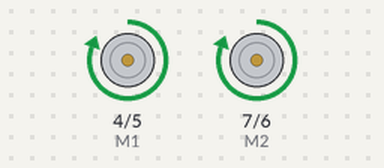
Recording of a sketch running on a simulated Arduino Uno, built with avr-gcc and run on an emulated ATmega328P. Shown: direction and speed pins drawn as motors (green arrow = direction pin HIGH = forward, orange = LOW = backward, longer = more drive).

Above: at 0.5 s.
At 2.7 s:
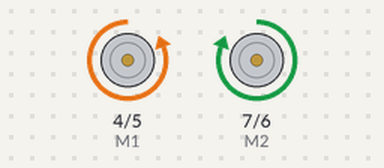
At 5.8 s:
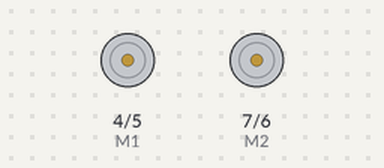
At 8.9 s:
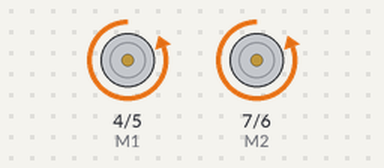
Timing chart, 0 to 9.5 s (numbered marks = the images above):
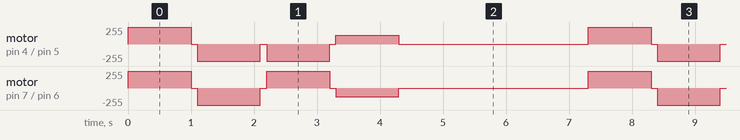

Measured:
- by itself, motor on pin 4 (M1) / pin 5 (E1): repeats every 7.3 s: 2 × (stopped 0.10 s, backward 255/255 1.0 s), stopped 0.10 s, forward 128/255 1.0 s, stopped 3.0 s, forward 255/255 1.0 s
- by itself, motor on pin 7 (M2) / pin 6 (E2): repeats every 7.3 s: stopped 0.10 s, backward 255/255 1.0 s, stopped 0.10 s, forward 255/255 1.0 s, stopped 0.10 s, backward 128/255 1.0 s, stopped 3.0 s, forward 255/255 1.0 s

The sketch:

romeo_motor_test_2.ino
```cpp
/*
romeo_motor_test_2

simple test of motors, based on sample code from
http://www.dfrobot.com/wiki/index.php/Romeo_V2-All_in_one_Controller_(R3)_(SKU:DFR0225)

*/


//Standard PWM DC control
int E1 = 5;     //M1 Speed Control
int E2 = 6;     //M2 Speed Control
int M1 = 4;     //M1 Direction Control
int M2 = 7;     //M1 Direction Control

void stop()                   //Stop
{
  digitalWrite(E1,LOW);
  digitalWrite(E2,LOW);
}
void advance(char a,char b)   //Move forward
{
  analogWrite (E1,a);         //PWM Speed Control
  digitalWrite(M1,HIGH);
  analogWrite (E2,b);
  digitalWrite(M2,HIGH);
}
void back_off (char a,char b) //Move backward
{
  analogWrite (E1,a);
  digitalWrite(M1,LOW);
  analogWrite (E2,b);
  digitalWrite(M2,LOW);
}
void turn_L (char a,char b)   //Turn Left
{
  analogWrite (E1,a);
  digitalWrite(M1,LOW);
  analogWrite (E2,b);
  digitalWrite(M2,HIGH);
}
void turn_R (char a,char b)   //Turn Right
{
  analogWrite (E1,a);
  digitalWrite(M1,HIGH);
  analogWrite (E2,b);
  digitalWrite(M2,LOW);
}
void setup()
{
  int i;
  for(i=4;i<=7;i++)
  {
    pinMode(i, OUTPUT);
  }
}

void loop() {
  advance(255,255);
  delay(1000);
  stop();
  delay(100);
  back_off(255,255);
  delay(1000);
  stop();
  delay(100);
  turn_L(128,128);
  delay(1000);
  stop();
  delay(100);
  turn_R(128, 128);
  delay(1000);
  stop();
  delay(3000);

}
```
